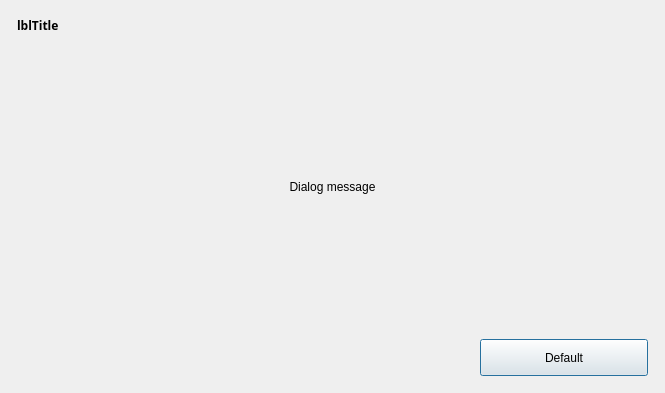
<?xml version="1.0" encoding="UTF-8"?>
<ui version="4.0">
 <class>Dialog</class>
 <widget class="QDialog" name="Dialog">
  <property name="geometry">
   <rect>
    <x>0</x>
    <y>0</y>
    <width>665</width>
    <height>393</height>
   </rect>
  </property>
  <property name="windowTitle">
   <string>Dialog</string>
  </property>
  <property name="autoFillBackground">
   <bool>false</bool>
  </property>
  <layout class="QVBoxLayout" name="verticalLayout_2">
   <item>
    <widget class="QFrame" name="frContainer">
     <property name="frameShape">
      <enum>QFrame::NoFrame</enum>
     </property>
     <property name="frameShadow">
      <enum>QFrame::Raised</enum>
     </property>
     <layout class="QVBoxLayout" name="verticalLayout">
      <property name="spacing">
       <number>0</number>
      </property>
      <property name="margin">
       <number>6</number>
      </property>
      <item>
       <layout class="QHBoxLayout" name="DialogTitle">
        <property name="bottomMargin">
         <number>5</number>
        </property>
        <item>
         <widget class="QLabel" name="lblTitle">
          <property name="sizePolicy">
           <sizepolicy hsizetype="Preferred" vsizetype="Preferred">
            <horstretch>0</horstretch>
            <verstretch>0</verstretch>
           </sizepolicy>
          </property>
          <property name="maximumSize">
           <size>
            <width>16777215</width>
            <height>45</height>
           </size>
          </property>
          <property name="font">
           <font>
            <family>Century Gothic</family>
            <weight>75</weight>
            <bold>true</bold>
           </font>
          </property>
          <property name="text">
           <string>lblTitle</string>
          </property>
         </widget>
        </item>
       </layout>
      </item>
      <item>
       <spacer name="ContentTopSpacer">
        <property name="orientation">
         <enum>Qt::Vertical</enum>
        </property>
        <property name="sizeHint" stdset="0">
         <size>
          <width>20</width>
          <height>44</height>
         </size>
        </property>
       </spacer>
      </item>
      <item>
       <layout class="QHBoxLayout" name="horizontalLayout">
        <item>
         <widget class="QLabel" name="lblMessage">
          <property name="text">
           <string>Dialog message</string>
          </property>
          <property name="alignment">
           <set>Qt::AlignCenter</set>
          </property>
          <property name="wordWrap">
           <bool>true</bool>
          </property>
         </widget>
        </item>
       </layout>
      </item>
      <item>
       <spacer name="ContentBottomSpacer">
        <property name="orientation">
         <enum>Qt::Vertical</enum>
        </property>
        <property name="sizeHint" stdset="0">
         <size>
          <width>20</width>
          <height>43</height>
         </size>
        </property>
       </spacer>
      </item>
      <item>
       <layout class="QHBoxLayout" name="DialogButtons">
        <property name="topMargin">
         <number>5</number>
        </property>
        <item>
         <spacer name="ButtonSpacer">
          <property name="orientation">
           <enum>Qt::Horizontal</enum>
          </property>
          <property name="sizeHint" stdset="0">
           <size>
            <width>40</width>
            <height>20</height>
           </size>
          </property>
         </spacer>
        </item>
        <item>
         <widget class="QPushButton" name="btnOK">
          <property name="enabled">
           <bool>true</bool>
          </property>
          <property name="minimumSize">
           <size>
            <width>168</width>
            <height>37</height>
           </size>
          </property>
          <property name="maximumSize">
           <size>
            <width>168</width>
            <height>37</height>
           </size>
          </property>
          <property name="text">
           <string>Default</string>
          </property>
          <property name="default">
           <bool>false</bool>
          </property>
         </widget>
        </item>
       </layout>
      </item>
     </layout>
    </widget>
   </item>
  </layout>
 </widget>
 <resources/>
 <connections/>
</ui>
